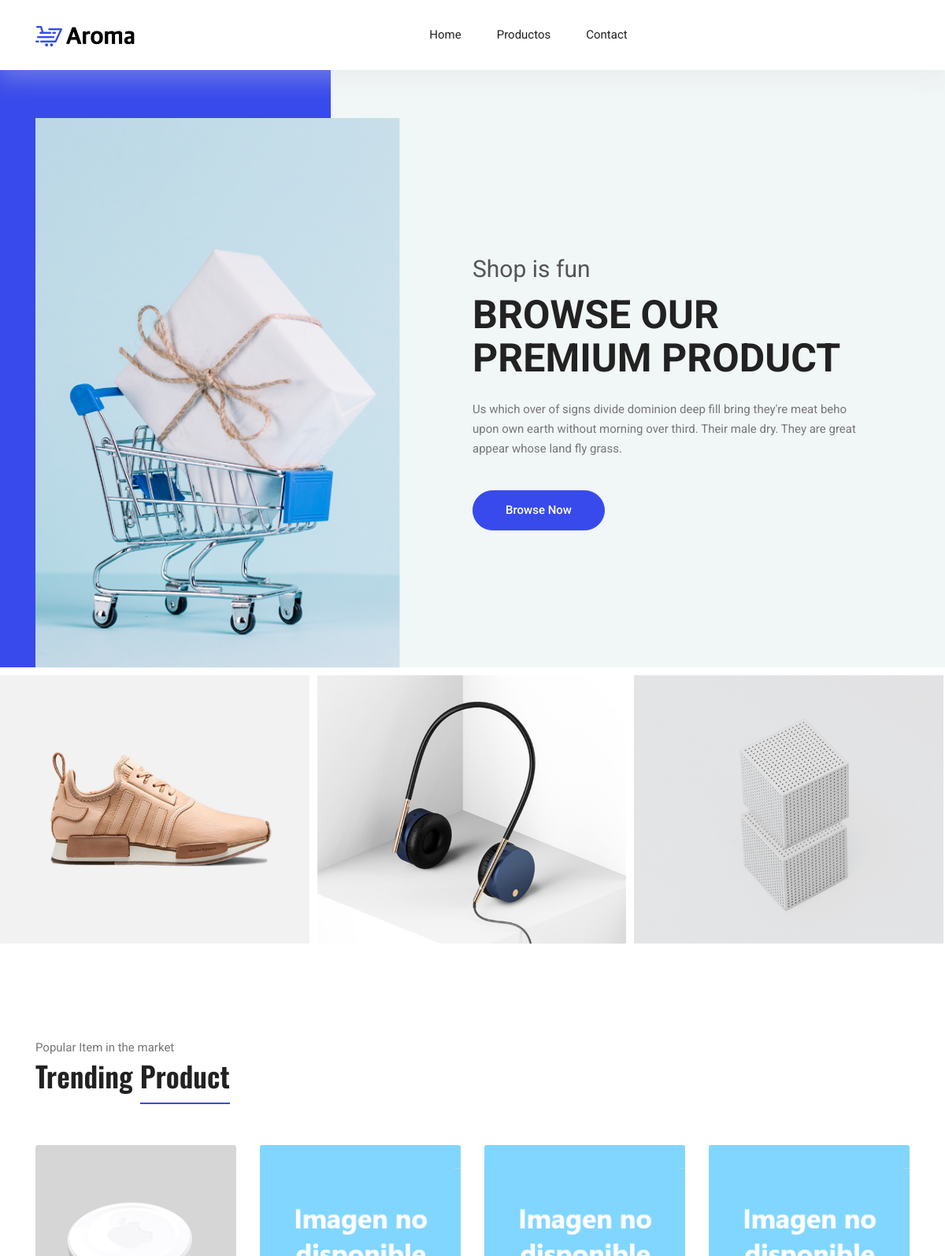
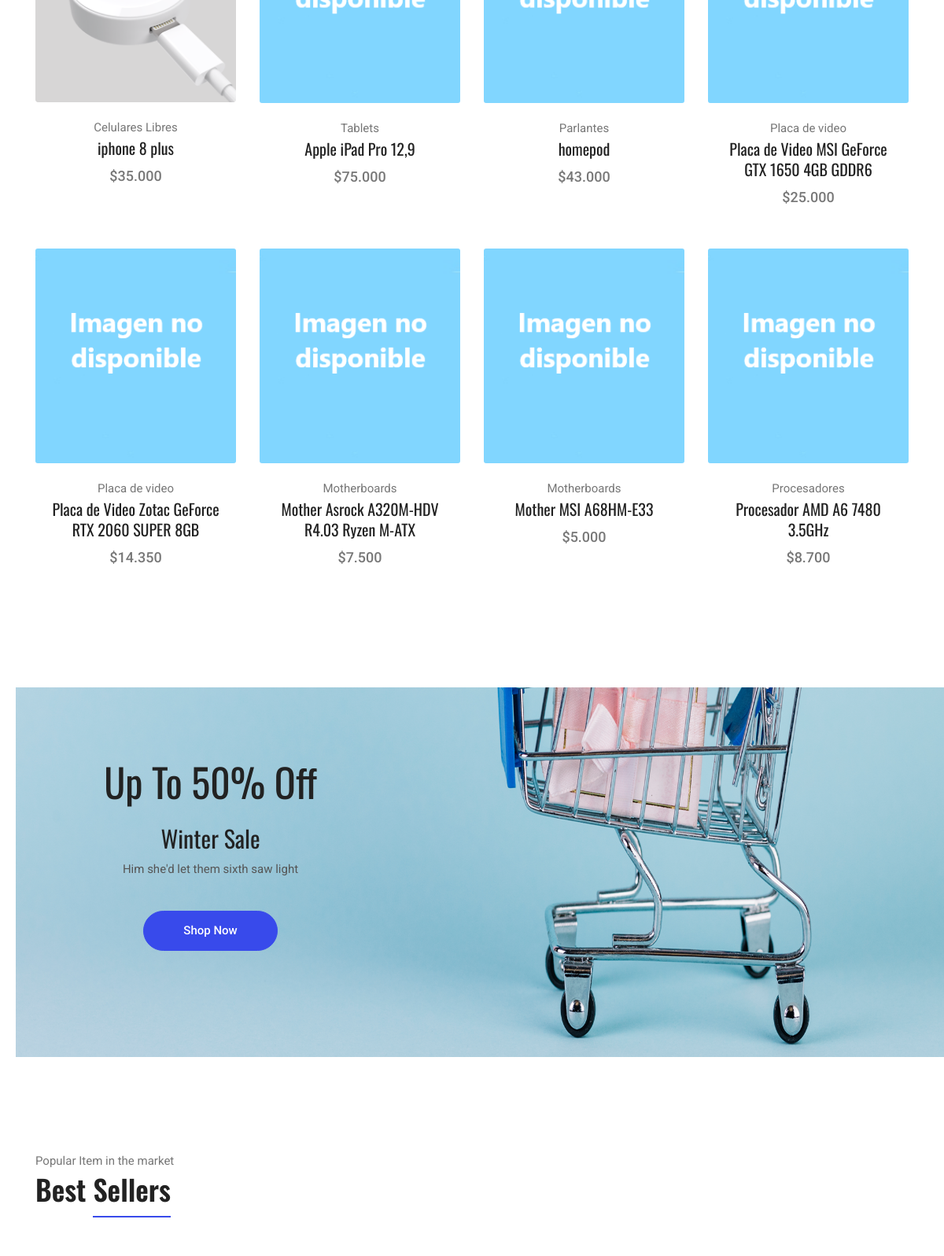
The page / (upper part) on the database its author committed (2 pictures, top to bottom).
### tables this page shows
CREATE TABLE `productos` (
  `id_producto` int(11) NOT NULL,
  `nombre` varchar(100) DEFAULT NULL,
  `descripcion` varchar(1000) DEFAULT NULL,
  `imagen` varchar(200) DEFAULT NULL,
  `id_marca` int(11) NOT NULL,
  `id_categoria` int(11) NOT NULL,
  `precio` varchar(100) DEFAULT NULL
);

CREATE TABLE `categorias` (
  `id_categoria` int(11) NOT NULL,
  `nombre` varchar(250) NOT NULL,
  `id_padre` int(11) NOT NULL DEFAULT 0
);

### class/classProduct.php (called while the page is built, shortened)
<?php
class sqlProducto{
    var $con;
    function sqlProducto($con){
        $this->con = $con;
    }
    function getProductosHome(){
        $sql = "SELECT C.nombre category, P.nombre,p.precio, p.imagen, p.id_producto  FROM productos P
        INNER JOIN categorias C ON P.id_categoria = C.id_categoria
        LIMIT 8";
     return $this->con->query($sql, PDO::FETCH_ASSOC);
    }
}

### index.php (the view, shortened to what this page needs)
<?php
	require_once('header.php');
?>
<main class="site-main">
    <section class="hero-banner">
        <div class="container">
            <div class="row no-gutters align-items-center pt-60px">
                <div class="col-5 d-none d-sm-block">
                    <div class="hero-banner__img">
                        <img class="img-fluid" src="img/home/hero-banner.png" alt="">
                    </div>
                </div>
                <div class="col-sm-7 col-lg-6 offset-lg-1 pl-4 pl-md-5 pl-lg-0">
                    <div class="hero-banner__content">
                        <h4>Shop is fun</h4>
                        <h1>Browse Our Premium Product</h1>
                        <p>Us which over of signs divide dominion deep fill bring they're meat beho upon own earth
                            without morning over third. Their male dry. They are great appear whose land fly grass.</p>
                        <a class="button button-hero" href="#">Browse Now</a>
                    </div>
                </div>
            </div>
        </div>
    </section>
    <section class="section-margin mt-0">
        <div class="owl-carousel owl-theme hero-carousel">
            <div class="hero-carousel__slide">
                <img src="img/home/hero-slide1.png" alt="" class="img-fluid">
            </div>
            <div class="hero-carousel__slide">
                <img src="img/home/hero-slide2.png" alt="" class="img-fluid">
            </div>
            <div class="hero-carousel__slide">
                <img src="img/home/hero-slide3.png" alt="" class="img-fluid">
            </div>
        </div>
    </section>
    <section class="section-margin calc-60px">
        <div class="container">
            <div class="section-intro pb-60px">
                <p>Popular Item in the market</p>
                <h2>Trending <span class="section-intro__style">Product</span></h2>
            </div>
            <div class="row">
     <?php
                include_once('class/classProduct.php');
                     $producto =new sqlProducto($con);
                    foreach($producto->getProductosHome() as $row){ ?>
                <div class="col-md-6 col-lg-4 col-xl-3">
                    <div class="card text-center card-product">
                        <div class="card-product__img">
                            <img class="card-img" src="img/product/<?php echo $row['imagen']?>" alt="">
                        </div>
                        <div class="card-body">
                            <p><?php echo $row['category']?></p>
                            <h4 class="card-product__title"><a href="single-product.php?id=<?php echo $row['id_producto']?>"><?php echo $row['nombre']?></a></h4>
                            <p class="card-product__price">$<?php echo $row['precio'];?></p>
                        </div>
                    </div>
                </div>
           <?php } ?>
            </div>
        </div>
    </section>
    <section class="offer" id="parallax-1" data-anchor-target="#parallax-1"
        data-300-top="background-position: 20px 30px" data-top-bottom="background-position: 0 20px">
        <div class="container">
            <div class="row">
                <div class="col-xl-5">
                    <div class="offer__content text-center">
                        <h3>Up To 50% Off</h3>
                        <h4>Winter Sale</h4>
                        <p>Him she'd let them sixth saw light</p>
                        <a class="button button--active mt-3 mt-xl-4" href="#">Shop Now</a>
                    </div>
                </div>
            </div>
        </div>
    </section>
    <section class="section-margin calc-60px">
        <div class="container">
            <div class="section-intro pb-60px">
                <p>Popular Item in the market</p>
                <h2>Best <span class="section-intro__style">Sellers</span></h2>
            </div>
        </div>
    </section>
</main>
</body>
</html>

### header.php (shortened to what this page needs)
<!DOCTYPE html>
<html lang="en">
<head>
  <link rel="stylesheet" href="vendors/bootstrap/bootstrap.min.css">
  <link rel="stylesheet" href="vendors/fontawesome/css/all.min.css">
	<link rel="stylesheet" href="vendors/themify-icons/themify-icons.css">
  <link rel="stylesheet" href="vendors/nice-select/nice-select.css">
  <link rel="stylesheet" href="vendors/owl-carousel/owl.theme.default.min.css">
  <link rel="stylesheet" href="vendors/owl-carousel/owl.carousel.min.css">
  <link rel="stylesheet" type="text/css" href="css/validacionColores.css">
  <link rel="stylesheet" href="css/style.css">
</head>
<body>
    <header class="header_area">
        <div class="main_menu">
            <nav class="navbar navbar-expand-lg navbar-light">
                <div class="container">
                    <a class="navbar-brand logo_h" href="index.php"><img src="img/logo.png" alt=""></a>
                    <div class="collapse navbar-collapse offset" id="navbarSupportedContent">
                        <ul class="nav navbar-nav menu_nav ml-auto mr-auto">
                            <li class="nav-item "><a class="nav-link" href="index.php">Home</a></li>
                            <li class="nav-item submenu dropdown">
                                <a href="category.php" class="nav-link">Productos</a>
                            </li>
                            <li class="nav-item"><a class="nav-link" href="contact.php">Contact</a></li>
                        </ul>
                    </div>
                </div>
            </nav>
        </div>
    </header>

### css/style.css (style rules this page uses)
body { color:#777;font-family:"Roboto",sans-serif;font-size:15px;font-weight:400;line-height:1.667 }
ul { list-style-type:none;margin:0;padding:0 }
h1,h2,h3,h4,h5,h6 { font-family:"Oswald",sans-serif;color:#222;line-height:1.1 }
h1,.h1 { font-size:50px;font-weight:700 }
h2,.h2 { font-size:36px;font-weight:600 }
h3,.h3 { font-size:26px;font-weight:600 }
@media (min-width: 600px) { h3,.h3 { font-size:36px } }
h4,.h4 { font-size:20px;font-weight:400;line-height:1.3 }
a { display:inline-block }
.section-margin { margin:45px 0 }
@media (min-width: 980px) { .section-margin { margin:70px 0 } }
@media (min-width: 1100px) { .section-margin { margin:120px 0 } }
@media (min-width: 1100px) { .section-margin.calc-60px { margin:120px 0 70px 0 } }
.pb-60px { padding-bottom:60px }
.pt-60px { padding-top:60px }
.header_area { position:relative;width:100%;z-index:9999;transition:background 0.4s, all 0.3s linear;box-shadow:0px 10px 27px 3px rgba(221,221,221,0.3) }
.header_area .navbar { background:transparent;padding:0px;border:0px;border-radius:0px }
.header_area .navbar .nav .nav-item { margin-right:45px }
.header_area .navbar .nav .nav-item .nav-link { text-transform:capitalize;color:#222;display:inline-block }
@media (min-width: 991px) { .header_area .navbar .nav .nav-item .nav-link { padding:32px 0px } }
.header_area .navbar .nav .nav-item .nav-link:after { display:none }
.header_area .navbar .nav .nav-item.submenu { position:relative }
.header_area .navbar .nav .nav-item:last-child { margin-right:0px }
.section-intro p { margin-bottom:3px }
.section-intro__style { border-bottom:2px solid #384aeb;padding-bottom:8px }
.hero-banner { background:#F1F6F7;position:relative;margin-bottom:10px }
@media (min-width: 991px) { .hero-banner { z-index:111 } }
.hero-banner::before { content:"";display:block;width:5%;height:100%;background:#384aeb;position:absolute;top:0;left:0 }
@media (min-width: 575px) { .hero-banner::before { width:20% } }
@media (min-width: 991px) { .hero-banner::before { width:35% } }
.hero-banner__img { position:relative;top:1px }
@media (min-width: 1000px) { .hero-banner__content { max-width:495px } }
.hero-banner__content h4 { font-size:30px;font-family:"Roboto",sans-serif;color:#555555;margin-bottom:12px }
.hero-banner__content h1 { font-family:"Roboto",sans-serif;font-size:25px;text-transform:uppercase;font-weight:700;margin-bottom:10px }
@media (min-width: 767px) { .hero-banner__content h1 { font-size:30px;margin-bottom:25px } }
@media (min-width: 991px) { .hero-banner__content h1 { font-size:50px } }
.hero-banner__content p { margin-bottom:10px }
@media (min-width: 767px) { .hero-banner__content p { margin-bottom:40px } }
.hero-carousel__slide { position:relative }
.hero-carousel__slide::after { content:"";display:block;position:absolute;bottom:0;left:0;width:100%;height:100%;background:rgba(255,255,255,0.8);transform:translateY(50px);opacity:0;transition:all .4s ease }
.card-product { border:0;margin-bottom:30px }
.card-product p { margin-bottom:0 }
.card-product__img { position:relative }
.card-product__title a { color:#222 }
.card-product__price { font-size:18px;font-weight:500 }
.offer { background:url("../img/home/parallax-bg.png") right center no-repeat;background-size:cover }
@media (min-width: 1200px) { .offer { background-size:100% 100% } }
.offer__content { padding:100px 0 110px 0 }
@media (min-width: 1000px) { .offer__content { padding:122px 0 135px 0 } }
.offer__content h3 { font-size:35px;font-weight:400;margin-bottom:20px }
@media (min-width: 650px) { .offer__content h3 { font-size:50px;margin-bottom:25px } }
.offer__content h4 { font-size:30px }
.offer__content p { color:#555555 }
.button { display:inline-block;border:1px solid #384aeb;border-radius:30px;color:#222;font-weight:500;padding:12px 50px;background:#384aeb;color:#fff;transition:all .4s ease }
.button-hero { padding:12px 41px }
.button--active { background:#384aeb;color:#fff }

### rows shown on the page
productos: imagen (picture), id_categoria.nombre "Celulares Libres", nombre "iphone 8 plus", precio "35.000"
productos: imagen (picture), id_categoria.nombre "Tablets", nombre "Apple iPad Pro 12,9", precio "75.000"
productos: imagen (picture), id_categoria.nombre "Parlantes", nombre "homepod", precio "43.000"
productos: imagen (picture), id_categoria.nombre "Placa de video", nombre "Placa de Video MSI GeForce GTX 1650 4GB GDDR6", precio "25.000"
productos: imagen (picture), id_categoria.nombre "Placa de video", nombre "Placa de Video Zotac GeForce RTX 2060 SUPER 8GB", precio "14.350"
productos: imagen (picture), id_categoria.nombre "Motherboards", nombre "Mother Asrock A320M-HDV R4.03 Ryzen M-ATX", precio "7.500"
productos: imagen (picture), id_categoria.nombre "Motherboards", nombre "Mother MSI A68HM-E33", precio "5.000"
productos: imagen (picture), id_categoria.nombre "Procesadores", nombre "Procesador AMD A6 7480 3.5GHz", precio "8.700"
